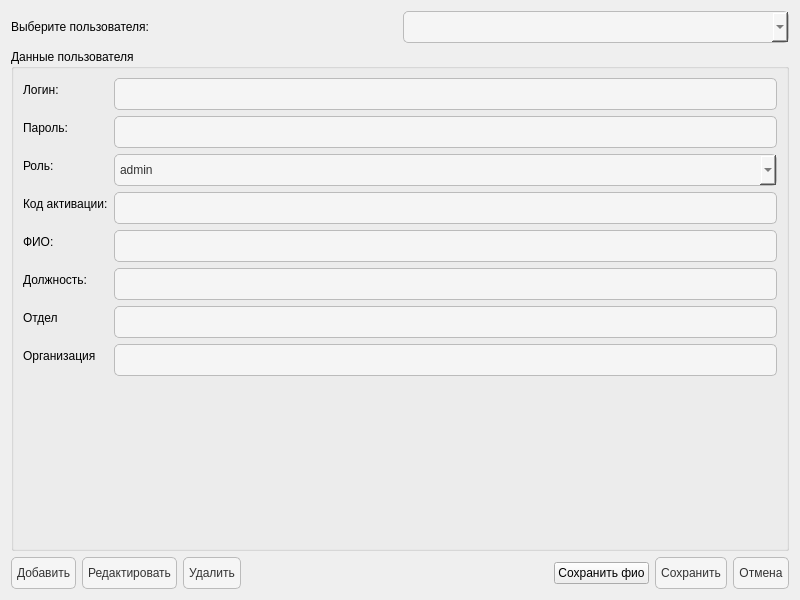
<?xml version="1.0" encoding="UTF-8"?>
<ui version="4.0">
 <class>Admin</class>
 <widget class="QDialog" name="Admin">
  <property name="geometry">
   <rect>
    <x>0</x>
    <y>0</y>
    <width>800</width>
    <height>600</height>
   </rect>
  </property>
  <property name="windowTitle">
   <string>Панель администрирования</string>
  </property>
  <layout class="QVBoxLayout" name="verticalLayout">
   <item>
    <layout class="QHBoxLayout" name="horizontalLayout">
     <item>
      <widget class="QLabel" name="label">
       <property name="text">
        <string>Выберите пользователя:</string>
       </property>
      </widget>
     </item>
     <item>
      <widget class="QComboBox" name="userComboBox">
       <property name="styleSheet">
        <string notr="true">QComboBox {
    background-color: #F5F5F5; /* Цвет фона */
    color: #333333; /* Цвет текста */
    border: 1px solid #BBBBBB; /* Цвет границы */
    border-radius: 5px; /* Закругление углов */
    padding: 5px; /* Отступы внутри выпадающего списка */
    min-height: 20px; /* Минимальная высота выпадающего списка */
}

QComboBox:focus {
    border: 1px solid #707070; /* Цвет границы при фокусе */
}

QComboBox QAbstractItemView {
    background-color: #F5F5F5; /* Цвет фона выпадающего списка */
    color: #333333; /* Цвет текста в выпадающем списке */
    selection-background-color: #A0A0A0; /* Цвет фона выбранного элемента */
    selection-color: #FFFFFF; /* Цвет текста выбранного элемента */
}</string>
       </property>
      </widget>
     </item>
    </layout>
   </item>
   <item>
    <widget class="QGroupBox" name="editGroupBox">
     <property name="title">
      <string>Данные пользователя</string>
     </property>
     <layout class="QFormLayout" name="formLayout">
      <item row="0" column="0">
       <widget class="QLabel" name="loginLabel">
        <property name="text">
         <string>Логин:</string>
        </property>
       </widget>
      </item>
      <item row="0" column="1">
       <widget class="QLineEdit" name="loginEdit">
        <property name="styleSheet">
         <string notr="true">QLineEdit {
    background-color: #F5F5F5;
    color: #333333;
    border: 1px solid #BBBBBB;
    border-radius: 5px;
    padding: 5px;
    min-height: 20px;
}

QLineEdit:focus {
    border: 1px solid #707070;
}

QLineEdit:disabled {
    background-color: #E0E0E0;
    color: #9E9E9E;
}</string>
        </property>
       </widget>
      </item>
      <item row="1" column="0">
       <widget class="QLabel" name="passwordLabel">
        <property name="text">
         <string>Пароль:</string>
        </property>
       </widget>
      </item>
      <item row="1" column="1">
       <widget class="QLineEdit" name="passwordEdit">
        <property name="styleSheet">
         <string notr="true">QLineEdit {
    background-color: #F5F5F5;
    color: #333333;
    border: 1px solid #BBBBBB;
    border-radius: 5px;
    padding: 5px;
    min-height: 20px;
}

QLineEdit:focus {
    border: 1px solid #707070;
}

QLineEdit:disabled {
    background-color: #E0E0E0;
    color: #9E9E9E;
}</string>
        </property>
        <property name="echoMode">
         <enum>QLineEdit::EchoMode::Password</enum>
        </property>
       </widget>
      </item>
      <item row="3" column="0">
       <widget class="QLabel" name="activationLabel">
        <property name="text">
         <string>Код активации:</string>
        </property>
       </widget>
      </item>
      <item row="3" column="1">
       <widget class="QLineEdit" name="activationEdit">
        <property name="styleSheet">
         <string notr="true">QLineEdit {
    background-color: #F5F5F5;
    color: #333333;
    border: 1px solid #BBBBBB;
    border-radius: 5px;
    padding: 5px;
    min-height: 20px;
}

QLineEdit:focus {
    border: 1px solid #707070;
}

QLineEdit:disabled {
    background-color: #E0E0E0;
    color: #9E9E9E;
}</string>
        </property>
       </widget>
      </item>
      <item row="4" column="0">
       <widget class="QLabel" name="fullNameLabel">
        <property name="text">
         <string>ФИО:</string>
        </property>
       </widget>
      </item>
      <item row="4" column="1">
       <widget class="QLineEdit" name="fullNameEdit">
        <property name="styleSheet">
         <string notr="true">QLineEdit {
    background-color: #F5F5F5;
    color: #333333;
    border: 1px solid #BBBBBB;
    border-radius: 5px;
    padding: 5px;
    min-height: 20px;
}

QLineEdit:focus {
    border: 1px solid #707070;
}

QLineEdit:disabled {
    background-color: #E0E0E0;
    color: #9E9E9E;
}</string>
        </property>
       </widget>
      </item>
      <item row="5" column="0">
       <widget class="QLabel" name="positionLabel">
        <property name="text">
         <string>Должность:</string>
        </property>
       </widget>
      </item>
      <item row="5" column="1">
       <widget class="QLineEdit" name="positionEdit">
        <property name="styleSheet">
         <string notr="true">QLineEdit {
    background-color: #F5F5F5;
    color: #333333;
    border: 1px solid #BBBBBB;
    border-radius: 5px;
    padding: 5px;
    min-height: 20px;
}

QLineEdit:focus {
    border: 1px solid #707070;
}

QLineEdit:disabled {
    background-color: #E0E0E0;
    color: #9E9E9E;
}</string>
        </property>
       </widget>
      </item>
      <item row="6" column="0">
       <widget class="QLabel" name="label_2">
        <property name="text">
         <string>Отдел</string>
        </property>
       </widget>
      </item>
      <item row="6" column="1">
       <widget class="QLineEdit" name="otdelEdit">
        <property name="styleSheet">
         <string notr="true">QLineEdit {
    background-color: #F5F5F5;
    color: #333333;
    border: 1px solid #BBBBBB;
    border-radius: 5px;
    padding: 5px;
    min-height: 20px;
}

QLineEdit:focus {
    border: 1px solid #707070;
}

QLineEdit:disabled {
    background-color: #E0E0E0;
    color: #9E9E9E;
}</string>
        </property>
       </widget>
      </item>
      <item row="7" column="0">
       <widget class="QLabel" name="label_3">
        <property name="text">
         <string>Организация</string>
        </property>
       </widget>
      </item>
      <item row="7" column="1">
       <widget class="QLineEdit" name="organizationEdit">
        <property name="styleSheet">
         <string notr="true">QLineEdit {
    background-color: #F5F5F5;
    color: #333333;
    border: 1px solid #BBBBBB;
    border-radius: 5px;
    padding: 5px;
    min-height: 20px;
}

QLineEdit:focus {
    border: 1px solid #707070;
}

QLineEdit:disabled {
    background-color: #E0E0E0;
    color: #9E9E9E;
}</string>
        </property>
       </widget>
      </item>
      <item row="2" column="1">
       <widget class="QComboBox" name="roleComboBox">
        <property name="styleSheet">
         <string notr="true">QComboBox {
    background-color: #F5F5F5; /* Цвет фона */
    color: #333333; /* Цвет текста */
    border: 1px solid #BBBBBB; /* Цвет границы */
    border-radius: 5px; /* Закругление углов */
    padding: 5px; /* Отступы внутри выпадающего списка */
    min-height: 20px; /* Минимальная высота выпадающего списка */
}

QComboBox:focus {
    border: 1px solid #707070; /* Цвет границы при фокусе */
}

QComboBox QAbstractItemView {
    background-color: #F5F5F5; /* Цвет фона выпадающего списка */
    color: #333333; /* Цвет текста в выпадающем списке */
    selection-background-color: #A0A0A0; /* Цвет фона выбранного элемента */
    selection-color: #FFFFFF; /* Цвет текста выбранного элемента */
}</string>
        </property>
        <item>
         <property name="text">
          <string>admin</string>
         </property>
        </item>
        <item>
         <property name="text">
          <string>engineer</string>
         </property>
        </item>
        <item>
         <property name="text">
          <string>operator</string>
         </property>
        </item>
       </widget>
      </item>
      <item row="2" column="0">
       <widget class="QLabel" name="roleLabel">
        <property name="text">
         <string>Роль:</string>
        </property>
       </widget>
      </item>
     </layout>
    </widget>
   </item>
   <item>
    <layout class="QHBoxLayout" name="buttonLayout">
     <item>
      <widget class="QPushButton" name="addButton">
       <property name="styleSheet">
        <string notr="true">QPushButton {
    background-color: #F5F5F5; /* Цвет фона */
    color: #333333; /* Цвет текста */
    border: 1px solid #BBBBBB; /* Цвет границы */
    border-radius: 5px; /* Закругление углов */
    padding: 5px; /* Отступы внутри кнопки */
    min-height: 20px; /* Минимальная высота кнопки */
}

QPushButton:focus {
    border: 1px solid #707070; /* Цвет границы при фокусе */
}

QPushButton:hover {
    background-color: #E0E0E0; /* Цвет фона при наведении */
}

QPushButton:pressed {
    background-color: #D0D0D0; /* Цвет фона при нажатии */
}</string>
       </property>
       <property name="text">
        <string>Добавить</string>
       </property>
      </widget>
     </item>
     <item>
      <widget class="QPushButton" name="editButton">
       <property name="styleSheet">
        <string notr="true">QPushButton {
    background-color: #F5F5F5; /* Цвет фона */
    color: #333333; /* Цвет текста */
    border: 1px solid #BBBBBB; /* Цвет границы */
    border-radius: 5px; /* Закругление углов */
    padding: 5px; /* Отступы внутри кнопки */
    min-height: 20px; /* Минимальная высота кнопки */
}

QPushButton:focus {
    border: 1px solid #707070; /* Цвет границы при фокусе */
}

QPushButton:hover {
    background-color: #E0E0E0; /* Цвет фона при наведении */
}

QPushButton:pressed {
    background-color: #D0D0D0; /* Цвет фона при нажатии */
}</string>
       </property>
       <property name="text">
        <string>Редактировать</string>
       </property>
      </widget>
     </item>
     <item>
      <widget class="QPushButton" name="deleteButton">
       <property name="styleSheet">
        <string notr="true">QPushButton {
    background-color: #F5F5F5; /* Цвет фона */
    color: #333333; /* Цвет текста */
    border: 1px solid #BBBBBB; /* Цвет границы */
    border-radius: 5px; /* Закругление углов */
    padding: 5px; /* Отступы внутри кнопки */
    min-height: 20px; /* Минимальная высота кнопки */
}

QPushButton:focus {
    border: 1px solid #707070; /* Цвет границы при фокусе */
}

QPushButton:hover {
    background-color: #E0E0E0; /* Цвет фона при наведении */
}

QPushButton:pressed {
    background-color: #D0D0D0; /* Цвет фона при нажатии */
}</string>
       </property>
       <property name="text">
        <string>Удалить</string>
       </property>
      </widget>
     </item>
     <item>
      <spacer name="horizontalSpacer">
       <property name="orientation">
        <enum>Qt::Orientation::Horizontal</enum>
       </property>
       <property name="sizeHint" stdset="0">
        <size>
         <width>40</width>
         <height>20</height>
        </size>
       </property>
      </spacer>
     </item>
     <item>
      <widget class="QPushButton" name="save2Button">
       <property name="text">
        <string>Сохранить фио</string>
       </property>
      </widget>
     </item>
     <item>
      <widget class="QPushButton" name="saveButton">
       <property name="styleSheet">
        <string notr="true">QPushButton {
    background-color: #F5F5F5; /* Цвет фона */
    color: #333333; /* Цвет текста */
    border: 1px solid #BBBBBB; /* Цвет границы */
    border-radius: 5px; /* Закругление углов */
    padding: 5px; /* Отступы внутри кнопки */
    min-height: 20px; /* Минимальная высота кнопки */
}

QPushButton:focus {
    border: 1px solid #707070; /* Цвет границы при фокусе */
}

QPushButton:hover {
    background-color: #E0E0E0; /* Цвет фона при наведении */
}

QPushButton:pressed {
    background-color: #D0D0D0; /* Цвет фона при нажатии */
}</string>
       </property>
       <property name="text">
        <string>Сохранить</string>
       </property>
      </widget>
     </item>
     <item>
      <widget class="QPushButton" name="cancelButton">
       <property name="styleSheet">
        <string notr="true">QPushButton {
    background-color: #F5F5F5; /* Цвет фона */
    color: #333333; /* Цвет текста */
    border: 1px solid #BBBBBB; /* Цвет границы */
    border-radius: 5px; /* Закругление углов */
    padding: 5px; /* Отступы внутри кнопки */
    min-height: 20px; /* Минимальная высота кнопки */
}

QPushButton:focus {
    border: 1px solid #707070; /* Цвет границы при фокусе */
}

QPushButton:hover {
    background-color: #E0E0E0; /* Цвет фона при наведении */
}

QPushButton:pressed {
    background-color: #D0D0D0; /* Цвет фона при нажатии */
}</string>
       </property>
       <property name="text">
        <string>Отмена</string>
       </property>
      </widget>
     </item>
    </layout>
   </item>
  </layout>
 </widget>
 <resources/>
 <connections/>
</ui>
